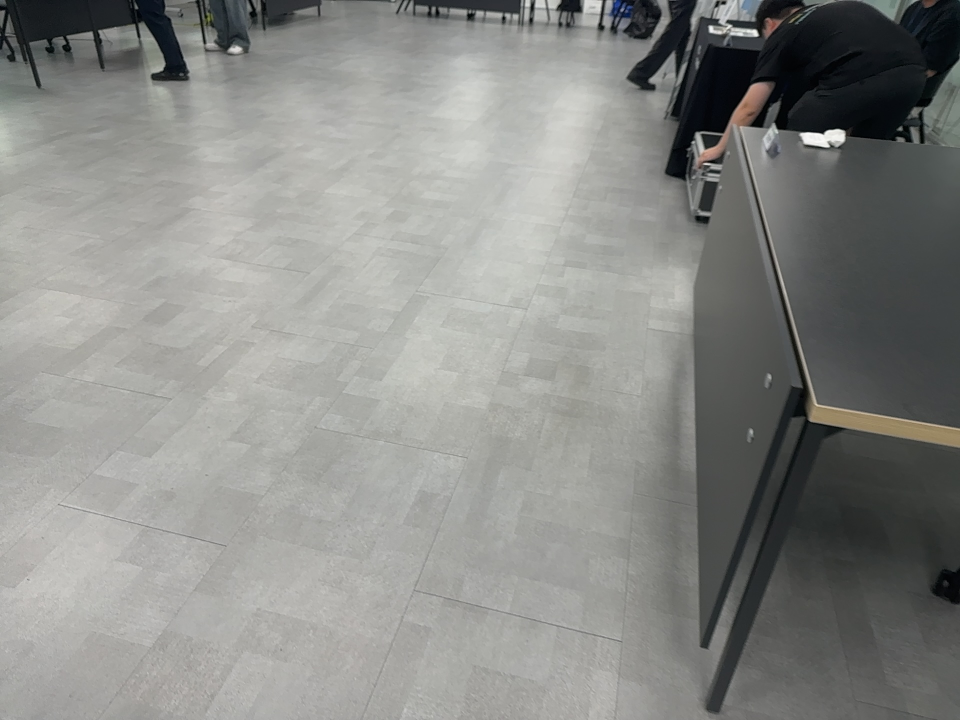
#> input picture sample_data/20260808-033418-c119ee/frames/000048.jpg, 1920 x 1440 px, given in place of ., which was not available (shown at 1/2 size)
$ python -i fit_uw_distortion.py   (imports and definitions only)   (older library calls are emulated)
#> lines starting #> are read from the running program, lines starting #| are printed output that depends on the picture; pictures that were not available may be replaced by others from this repository, and a replacement may not be noted
#!/usr/bin/env python3
"""Measure a lens's radial distortion from recorded frames, by plumb-line fit.

The factory calibration under ``calib/`` is measured at 4032x3024 and no
capture path in this repo runs at that format; different formats read out
different parts of this sensor, so the factory table does not describe the
recorded pixels (``calib/README.md``, ``docs/POSE.md``).  This tool therefore
reads nothing but the recorded frames.

A straight edge in the world must image as a straight line under a correct
camera model.  The residual curvature is the distortion.  Indoor scenes supply
the edges: wall-ceiling junctions, door and wardrobe frames, shelf edges, floor
plank seams.

    # null control: the wide arm should come back near zero
    python3 tools/fit_uw_distortion.py ~/nav_data/20260820-211848-d06152 --lens wide

    # known-answer control: warp the wide arm and demand the coefficient back
    python3 tools/fit_uw_distortion.py ~/nav_data/20260820-211848-d06152 \
        --lens wide --inject -0.05

    # the measurement
    python3 tools/fit_uw_distortion.py ~/nav_data/20260820-211848-d06152 \
        --lens ultrawide

The model is a radial rectification about the frame centre, in a radius
normalised so that ``rho = 1`` at the frame corner::

    p_rect = c + (p - c) * (1 + a1 rho^2 + a2 rho^4)

so ``a1 + a2`` is directly the corner displacement as a fraction of the frame
half-diagonal.  Focal length is not identifiable from straightness and is not
fitted: a uniform scale takes straight lines to straight lines.  The objective
is therefore built to be gauge-invariant -- each chain's rectified residual is
divided back through the local Jacobian of the radial map, which puts it in raw
image pixels, where the edge-localisation noise lives.  See ``ChainSet`` for
why the two obvious alternatives are both exploitable.

Read the identifiability band in the report before the coefficient.  Chains
that point at the image centre carry no distortion information, and a fit whose
cost is flat is reported flat rather than silently resolved.

The pre-registered acceptance criteria and thresholds are in
``docs/UW_DISTORTION_PREREG.md``.  Requires numpy, scipy and opencv.
"""

from __future__ import annotations

import argparse
import json
import math
import sys
from pathlib import Path
from typing import Any, Iterable, Sequence

import numpy as np

try:
    import cv2
except ImportError:  # pragma: no cover - the CLI reports this clearly.
    cv2 = None

try:
    from scipy.optimize import minimize
except ImportError:  # pragma: no cover
    minimize = None


# ---------------------------------------------------------------------------
# The radial model.  Everything downstream speaks in these terms.
# ---------------------------------------------------------------------------

def half_diagonal(width: int, height: int) -> float:
    """The radius normalisation: rho == 1 exactly at the frame corner."""
    return 0.5 * math.hypot(float(width), float(height))


def radial_gain(rho2: np.ndarray, coefficients: Sequence[float]) -> np.ndarray:
    """1 + a1 rho^2 + a2 rho^4 + ... evaluated from rho squared."""
    gain = np.ones_like(rho2)
    term = np.ones_like(rho2)
    for coefficient in coefficients:
        term = term * rho2
        gain = gain + coefficient * term
    return gain


# [49 lines left out: functions rectify_points, is_monotone, corner_displacement, rms_displacement, opencv_k1, not called in this run]


# ---------------------------------------------------------------------------
# Edge chains.  A line-segment detector is the wrong instrument: it assumes
# straightness and would chop a bowed line into straight pieces, deleting the
# very signal being measured.  So: Canny, chain tracing, subpixel refinement,
# and splitting only at corners.
# ---------------------------------------------------------------------------

_NEIGHBOUR_ORDER = ((-1, 0), (1, 0), (0, -1), (0, 1),
                    (-1, -1), (1, -1), (-1, 1), (1, 1))


WORK_LONG_SIDE = 960


EDGE_APERTURE = 5           # Canny's own Sobel aperture, matched below
EDGE_FLOOR = 640.0          # 40 on a 3x3 Sobel scale; a 5x5 runs ~16x larger


def _edges(gray: np.ndarray, percentile: float = 97.0,
           floor: float = EDGE_FLOOR
           ) -> tuple[np.ndarray, np.ndarray, np.ndarray, np.ndarray]:
    """Canny with thresholds taken from the frame's own gradient distribution.

    The usual median-*intensity* auto-Canny keeps almost nothing on these dim,
    blurry indoor frames -- it returned 10k edge pixels out of 8.3M on the
    ultra-wide.  Setting the high threshold at a percentile of the gradient
    magnitude makes the yield a property of the edge content instead of the
    exposure.  CLAHE first, because several of these rooms are lit from one
    window and half the frame is in shadow.  The hysteresis ratio is 0.2 and
    the smoothing is deliberately heavy: on soft, motion-blurred edges a light
    filter makes the gradient direction unstable and Canny's non-maximum
    suppression flip-flops between adjacent pixels, laying down a *braided*
    pair of curves whose constant micro-junctions defeat any tracer.  A 5x5
    Sobel aperture stabilises the direction; ``cv2.Canny`` must be told to use
    the same one, or the thresholds are computed on a scale about sixteen times
    off from the gradient it actually applies them to.
    """
    equalised = cv2.createCLAHE(2.0, (8, 8)).apply(gray)
    blurred = cv2.GaussianBlur(equalised, (5, 5), 1.0)
    gx = cv2.Sobel(blurred, cv2.CV_32F, 1, 0, ksize=EDGE_APERTURE)
    gy = cv2.Sobel(blurred, cv2.CV_32F, 0, 1, ksize=EDGE_APERTURE)
    magnitude = np.hypot(gx, gy)
    high = max(float(np.percentile(magnitude, percentile)), floor)
    edge = cv2.Canny(blurred, 0.2 * high, high,
                     apertureSize=EDGE_APERTURE, L2gradient=True)
    return edge, gx, gy, magnitude


def _trace(edge: np.ndarray, min_points: int) -> list[np.ndarray]:
    """8-connected chains that continue *through* junctions.

    Deleting junction pixels -- the obvious way to keep chains unambiguous --
    cuts a floor-plank seam wherever a chair leg crosses it, and at 1920x1440
    that left 1.7 usable chains per frame.  So the walk instead prefers the
    neighbour that best continues the current tangent, and a junction pixel may
    be entered more than once.  Where the continuation is not smooth,
    ``_split_at_corners`` cuts it afterwards on a geometric test.
    """
    kernel = np.ones((3, 3), np.uint8)
    kernel[1, 1] = 0
    occupied = (edge > 0).astype(np.uint8)
    degree = cv2.filter2D(occupied, -1, kernel, borderType=cv2.BORDER_CONSTANT)
    degree = np.where(occupied > 0, degree, 0)

    padded = np.pad(occupied, 1).astype(bool)
    stride = padded.shape[1]
    flat = padded.reshape(-1)
    offsets = [dy * stride + dx for dx, dy in _NEIGHBOUR_ORDER]
    steps = {offset: (float(dx), float(dy))
             for offset, (dx, dy) in zip(offsets, _NEIGHBOUR_ORDER)}

    budget = np.where(flat, 1, 0).astype(np.int8)
    padded_degree = np.pad(degree, 1).reshape(-1)
    junctions = flat & (padded_degree > 2)
    budget[junctions] = np.minimum(padded_degree[junctions] - 1, 3)

    endpoints = flat & (padded_degree == 1)
    starts = list(np.flatnonzero(endpoints)) + list(np.flatnonzero(flat))

    chains: list[np.ndarray] = []
    for start in starts:
        if budget[start] <= 0:
            continue
        budget[start] -= 1
        y0, x0 = divmod(int(start), stride)
        chain = [(x0, y0)]
        used = {start}
        current = start
        tangent: tuple[float, float] | None = None
        while len(chain) < 40000:
            best, best_score, best_step = -1, -2.0, None
            for offset in offsets:
                candidate = current + offset
                if budget[candidate] <= 0 or candidate in used:
                    continue
                dx, dy = steps[offset]
                norm = math.hypot(dx, dy)
                if tangent is None:
                    score = 1.0 / norm          # prefer 4-connected first
                else:
                    score = (tangent[0] * dx + tangent[1] * dy) / norm
                    if score <= 0.0:            # never double back
                        continue
                if score > best_score:
                    best, best_score, best_step = candidate, score, (dx, dy)
            if best < 0:
                break
            budget[best] -= 1
            used.add(best)
            step = steps[best - current]
            chain.append((chain[-1][0] + step[0], chain[-1][1] + step[1]))
            current = best
            if len(chain) >= 4:
                tangent = (chain[-1][0] - chain[-4][0],
                           chain[-1][1] - chain[-4][1])
            else:
                tangent = best_step
        if len(chain) >= min_points:
            points = np.asarray(chain, dtype=np.float64) - 1.0
            chains.append(points)
    return chains


def _sample_bilinear(image: np.ndarray, x: np.ndarray,
                     y: np.ndarray) -> np.ndarray:
    height, width = image.shape
    x = np.clip(x, 0.0, width - 1.001)
    y = np.clip(y, 0.0, height - 1.001)
    x0 = x.astype(np.int64)
    y0 = y.astype(np.int64)
    fx = x - x0
    fy = y - y0
    top = image[y0, x0] * (1 - fx) + image[y0, x0 + 1] * fx
    bottom = image[y0 + 1, x0] * (1 - fx) + image[y0 + 1, x0 + 1] * fx
    return top * (1 - fy) + bottom * fy


def _refine_subpixel(chain: np.ndarray, gx: np.ndarray, gy: np.ndarray,
                     magnitude: np.ndarray) -> np.ndarray:
    """Devernay-style refinement: parabola on |grad| along the edge normal."""
    xs = chain[:, 0].astype(np.int64)
    ys = chain[:, 1].astype(np.int64)
    nx = gx[ys, xs]
    ny = gy[ys, xs]
    norm = np.hypot(nx, ny)
    good = norm > 1e-6
    nx = np.where(good, nx / np.where(good, norm, 1.0), 0.0)
    ny = np.where(good, ny / np.where(good, norm, 1.0), 0.0)
    centre = _sample_bilinear(magnitude, chain[:, 0], chain[:, 1])
    before = _sample_bilinear(magnitude, chain[:, 0] - nx, chain[:, 1] - ny)
    after = _sample_bilinear(magnitude, chain[:, 0] + nx, chain[:, 1] + ny)
    denominator = before - 2.0 * centre + after
    step = np.where(np.abs(denominator) > 1e-9,
                    0.5 * (before - after) / np.where(np.abs(denominator) > 1e-9,
                                                      denominator, 1.0),
                    0.0)
    step = np.clip(step, -0.5, 0.5)
    return np.stack([chain[:, 0] + step * nx, chain[:, 1] + step * ny], axis=1)


def _split_at_corners(chain: np.ndarray, window: int = 5,
                      turn_degrees: float = 30.0) -> list[np.ndarray]:
    """Cut only where the chain genuinely turns; a distortion bow does not."""
    n = len(chain)
    if n < 2 * window + 3:
        return [chain]
    before = chain[window:-window] - chain[:-2 * window]
    after = chain[2 * window:] - chain[window:-window]
    dot = (before * after).sum(axis=1)
    cross = before[:, 0] * after[:, 1] - before[:, 1] * after[:, 0]
    angle = np.degrees(np.abs(np.arctan2(cross, dot)))
    corners = np.flatnonzero(angle > turn_degrees) + window

    pieces = []
    start = 0
    for corner in corners:
        stop = corner - window
        if stop - start >= 2:
            pieces.append(chain[start:stop])
        start = corner + window
    if n - start >= 2:
        pieces.append(chain[start:])
    return pieces


def _line_residual(points: np.ndarray) -> np.ndarray:
    """Signed perpendicular distance to the total-least-squares line."""
    centred = points - points.mean(axis=0)
    scatter = centred.T @ centred
    _, vectors = np.linalg.eigh(scatter)
    normal = vectors[:, 0]                    # smallest eigenvalue direction
    return centred @ normal


def _is_smooth(points: np.ndarray, max_straight_px: float,
               min_r_squared: float) -> bool:
    """Keep a smooth bow, drop a zigzag; keep an already-straight chain."""
    residual = _line_residual(points)
    rms = float(np.sqrt(np.mean(residual ** 2)))
    if rms <= max_straight_px:
        return True
    direction = points[-1] - points[0]
    length = float(np.hypot(*direction))
    if length < 1e-6:
        return False
    t = (points - points[0]) @ (direction / length)
    design = np.stack([np.ones_like(t), t, t * t], axis=1)
    coefficients, *_ = np.linalg.lstsq(design, residual, rcond=None)
    predicted = design @ coefficients
    total = float(np.sum((residual - residual.mean()) ** 2))
    if total <= 0.0:
        return False
    r_squared = 1.0 - float(np.sum((residual - predicted) ** 2)) / total
    return r_squared >= min_r_squared


def _resample(points: np.ndarray, limit: int) -> np.ndarray:
    if len(points) <= limit:
        return points
    index = np.linspace(0, len(points) - 1, limit).round().astype(np.int64)
    return points[index]


def extract_chains(gray: np.ndarray, *, min_chord_fraction: float = 0.12,
                   min_points: int = 40, max_bow_ratio: float = 0.15,
                   max_straight_px: float = 1.0, min_r_squared: float = 0.5,
                   points_per_chain: int = 120, percentile: float = 97.0,
                   work_long_side: int = WORK_LONG_SIDE,
                   mask: np.ndarray | None = None) -> list[np.ndarray]:
    """Long, smooth, subpixel edge chains that are candidates for straight.

    Detection runs at a canonical working scale of at most ``work_long_side``
    pixels on the long side and the accepted chains are mapped back to the
    frame's own pixel grid before returning, so the caller always sees native
    coordinates.  This is not a shortcut: at full 3840x2160 the braiding
    described in ``_edges`` cut every chain far below the length gate -- five
    ultra-wide frames yielded three usable chains -- while the same frames at
    960 on the long side yield sixty.  960 is also exactly the resolution the
    ``--downscale 4`` training run in ``docs/3DGS.md`` saw, so the measurement
    is made where the 0.7 dB was lost.  The fitted coefficient is normalised by
    the half-diagonal and is therefore the same number at either scale.
    """
    scale = min(1.0, float(work_long_side) / max(gray.shape))
    if scale < 1.0:
        gray = cv2.resize(gray, None, fx=scale, fy=scale,
                          interpolation=cv2.INTER_AREA)
        if mask is not None:
            mask = cv2.resize(mask.astype(np.uint8), (gray.shape[1],
                                                      gray.shape[0]),
                              interpolation=cv2.INTER_NEAREST).astype(bool)
    height, width = gray.shape
    diagonal = math.hypot(width, height)
    min_chord = min_chord_fraction * diagonal

    edge, gx, gy, magnitude = _edges(gray, percentile)
    if mask is not None:
        edge = np.where(mask, edge, 0)

    accepted: list[np.ndarray] = []
    for chain in _trace(edge, min_points):
        refined = _refine_subpixel(chain, gx, gy, magnitude)
        for piece in _split_at_corners(refined):
            if len(piece) < min_points:
                continue
            chord = float(np.hypot(*(piece[-1] - piece[0])))
            if chord < min_chord:
                continue
            residual = _line_residual(piece)
            if float(np.max(np.abs(residual))) / chord > max_bow_ratio:
                continue
            if not _is_smooth(piece, max_straight_px, min_r_squared):
                continue
            accepted.append(_resample(piece, points_per_chain))
    if scale < 1.0:
        accepted = [(chain + 0.5) / scale - 0.5 for chain in accepted]
    return accepted


# ---------------------------------------------------------------------------
# The fit.  Cost is a robust sum of per-chain bow/chord, which is invariant to
# a uniform rescale of the image and so cannot be driven to zero by shrinking.
# ---------------------------------------------------------------------------

class ChainSet:
    """Chains from many frames, flattened for a vectorised objective."""

    def __init__(self, chains: Sequence[np.ndarray],
                 frames: Sequence[int], width: int, height: int):
        if not chains:
            raise ValueError("no chains")
        self.width = int(width)
        self.height = int(height)
        self.count = len(chains)
        self.frames = np.asarray(frames, dtype=np.int64)
        self.sizes = np.asarray([len(c) for c in chains], dtype=np.int64)
        self.id = np.repeat(np.arange(self.count), self.sizes)
        points = np.concatenate(chains, axis=0)
        centre = np.array([0.5 * width, 0.5 * height])
        self.delta = points - centre
        radius = half_diagonal(width, height)
        self.rho2 = (self.delta[:, 0] ** 2
                     + self.delta[:, 1] ** 2) / (radius * radius)
        self.rho_mean = np.bincount(self.id, np.sqrt(self.rho2)) / self.sizes
        norm = np.maximum(np.hypot(self.delta[:, 0], self.delta[:, 1]), 1e-9)
        self.unit = self.delta / norm[:, None]      # radial direction per point
        ends = np.cumsum(self.sizes) - 1
        self.first = np.concatenate([[0], ends[:-1] + 1])
        self.last = ends
        self.weight = self.chords_px([0.0])
        self.weight = self.weight / max(float(np.median(self.weight)), 1e-9)

    def _straightness(self, coefficients: Sequence[float]
                      ) -> tuple[np.ndarray, np.ndarray, np.ndarray]:
        """Per-chain (raw-pixel residual, rectified residual, chord).

        The residual is divided back through the local Jacobian of the radial
        map, which puts it in **raw image pixels** -- the domain where the edge
        localisation noise actually lives, and the only domain where the
        objective is a proper least-squares.

        Without that division the objective is exploitable in both directions.
        A chain pointing at the image centre carries no distortion information
        at all, but a larger ``a1`` stretches it lengthwise, so dividing by its
        chord buys cost for nothing and drags the fit positive; conversely a
        raw sum of rectified residuals is minimised by shrinking the outer
        field, which drags it negative.  Dividing by the Jacobian removes both:
        a uniform rescale multiplies residual and Jacobian alike.
        """
        gain = radial_gain(self.rho2, coefficients)             # tangential
        x = self.delta[:, 0] * gain
        y = self.delta[:, 1] * gain
        n = self.sizes.astype(np.float64)
        dx = x - (np.bincount(self.id, x) / n)[self.id]
        dy = y - (np.bincount(self.id, y) / n)[self.id]
        sxx = np.bincount(self.id, dx * dx)
        syy = np.bincount(self.id, dy * dy)
        sxy = np.bincount(self.id, dx * dy)
        trace = sxx + syy
        discriminant = np.maximum(trace * trace - 4.0 * (sxx * syy - sxy * sxy),
                                  0.0)
        smallest = 0.5 * (trace - np.sqrt(discriminant))

        # Eigenvector of the smaller eigenvalue: the fitted line's normal.
        ax, ay = sxy, smallest - sxx
        bx, by = smallest - syy, sxy
        take = (ax * ax + ay * ay) >= (bx * bx + by * by)
        nx = np.where(take, ax, bx)
        ny = np.where(take, ay, by)
        length = np.hypot(nx, ny)
        degenerate = length < 1e-12
        nx = np.where(degenerate, 1.0, nx / np.where(degenerate, 1.0, length))
        ny = np.where(degenerate, 0.0, ny / np.where(degenerate, 1.0, length))

        signed = dx * nx[self.id] + dy * ny[self.id]
        radial = 1.0 + sum((2 * power + 1) * coefficient * self.rho2 ** power
                           for power, coefficient
                           in enumerate(coefficients, start=1))
        cosine = nx[self.id] * self.unit[:, 0] + ny[self.id] * self.unit[:, 1]
        cosine2 = cosine * cosine
        jacobian = np.sqrt(radial * radial * cosine2
                           + gain * gain * (1.0 - cosine2))
        raw = np.sqrt(np.bincount(self.id, (signed / jacobian) ** 2) / n)

        rectified = np.sqrt(np.maximum(smallest, 0.0) / n)
        chord = np.hypot(x[self.last] - x[self.first],
                         y[self.last] - y[self.first])
        return raw, rectified, chord

    def residual_px(self, coefficients: Sequence[float]) -> np.ndarray:
        """Per-chain RMS straightness residual, in raw image pixels."""
        return self._straightness(coefficients)[0]

    # [4 lines left out: function bows, not called in this run]

    def sagitta_px(self, coefficients: Sequence[float]) -> np.ndarray:
        return self._straightness(coefficients)[0]

    def chords_px(self, coefficients: Sequence[float]) -> np.ndarray:
        return self._straightness(coefficients)[2]


# [198 lines left out: functions _huber, _cost, fit_coefficients, identifiability, bootstrap, inject_distortion and 3 more, not called in this run]


def gather(paths: Iterable[Path], *, inject: Sequence[float] | None = None,
           progress: bool = False, **chain_options
           ) -> tuple[ChainSet | None, dict[str, Any]]:
    """Run chain extraction over frames and flatten the result."""
#> called with progress = False
    chains: list[np.ndarray] = []
    frames: list[int] = []
    width = height = 0
    contributing = 0
    read = 0
    for index, path in enumerate(paths):
        read = index + 1
        image = cv2.imread(str(path), cv2.IMREAD_GRAYSCALE)
        if image is None:
            continue
        mask = None
        if inject is not None:
            image, mask = inject_distortion(image, inject)
        height, width = image.shape
        found = extract_chains(image, mask=mask, **chain_options)
#> in extract_chains, `gray = cv2.resize(gray, None, fx=scale, fy=scale, interpolation=cv2.IN..`:
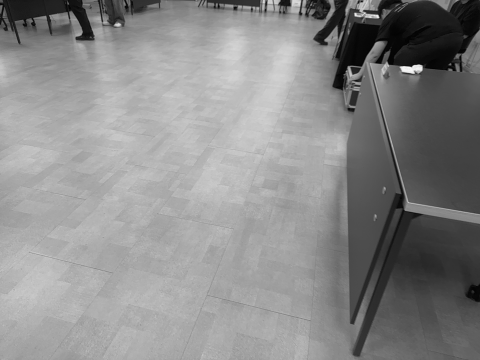
#> gray: shape (720, 960) (shown at 1/2 size); min 0, max 252, mean 137.8
#> in _edges, `equalised = cv2.createCLAHE(2.0, (8, 8)).apply(gray)`:
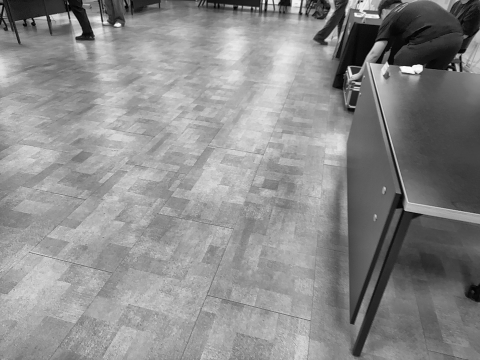
#> equalised: shape (720, 960) (shown at 1/2 size); min 0, max 254, mean 138.8
#> in _edges, `gx = cv2.Sobel(blurred, cv2.CV_32F, 1, 0, ksize=EDGE_APERTURE)`:
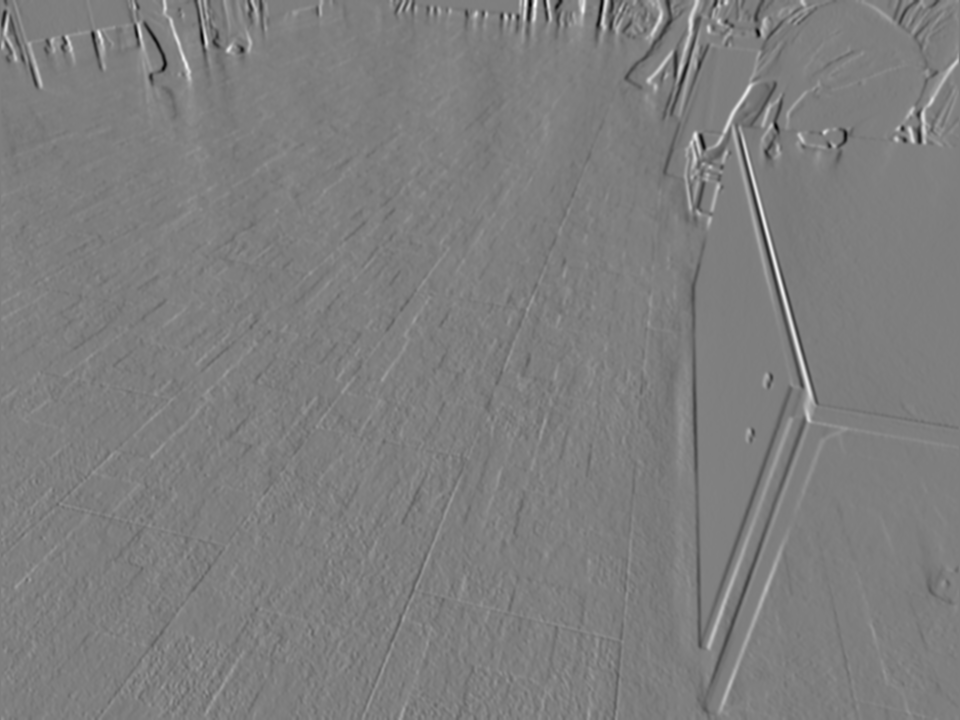
#> gx: shape (720, 960) float32; min -6802, max 6893, mean -7.4; drawn with min black and max white
#> (the rest of the program and of its run is left out)
